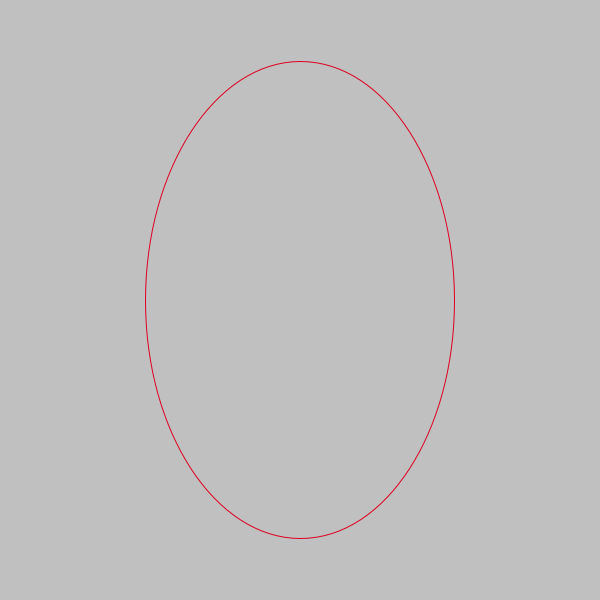
Frame 1 (no input)
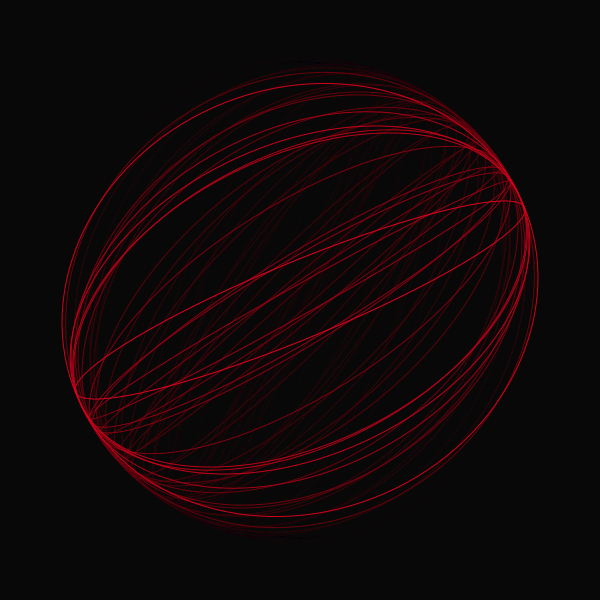
Frame 60 (the mouse pressed at the canvas centre just before this capture)
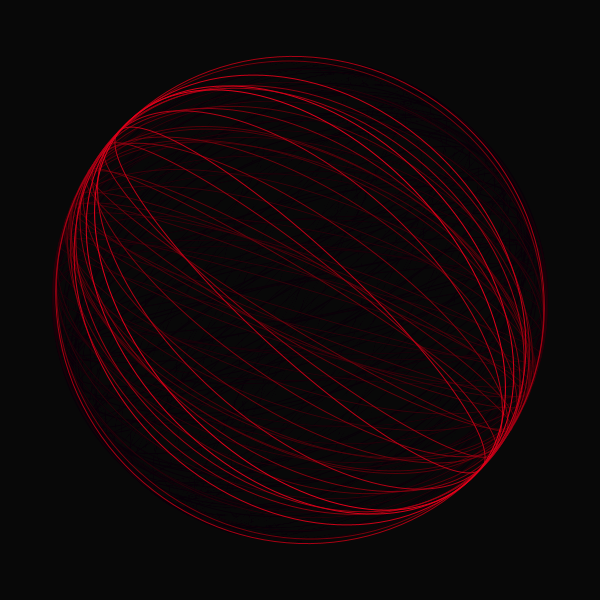
Frame 120 (the mouse held since frame 60 and released just before this capture)

The Processing sketch that drew these frames (run headless with seeded random() and noise(); from frame 60 on, the mouse is pressed at the canvas centre):

// Processing sketch: processing_17067
// ── processing_17067.pde

float angulo = 0;


void setup(){

  //frameRate(15);
  size (600,600);

  smooth();
}


void draw(){
  
  float achica = map(second(), 0, 60, width-50, 0);
  float agranda = map(second(), 0, 60, 0, width-50);
  float colormas = map(second(), 0, 60, 0, 255);
  float colormenos= map(second(), 0, 60, 255, 0);
  
  fill(0,15);
  noStroke();
  rectMode(CORNER);
  rect(0,0,600,600);

  noFill();
  rectMode(CENTER);


pushMatrix();
  stroke (colormas,0,colormenos);
  translate(300,300);
  rotate(angulo);
  ellipse(0,0,random(0,agranda),agranda); // probar con achica y agranda
popMatrix();


angulo += 0.02;


}
